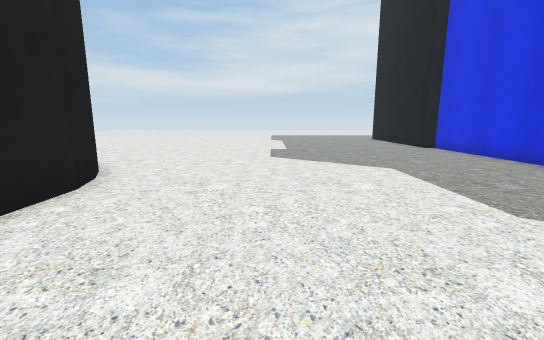
View 1 (above)

17 first-person views from a walk through a scene from a Unity 3-D project. The camera is 1.2 m above the floor, tilts 10° down and sees 90° across. The floor is counted in squares, 1 m on a side. Each view is taken from the middle of a square. On the plan, view 1 faces up. The plan holds only what a view shows up to about 13 squares ahead; the rest is blank. The place goes on beyond the plan. Door leaves are left out, so doorways stand open.

View 2
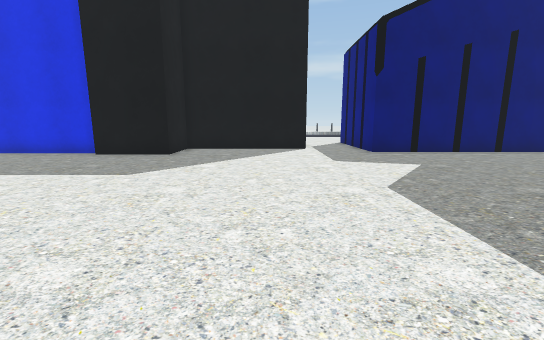

View 3
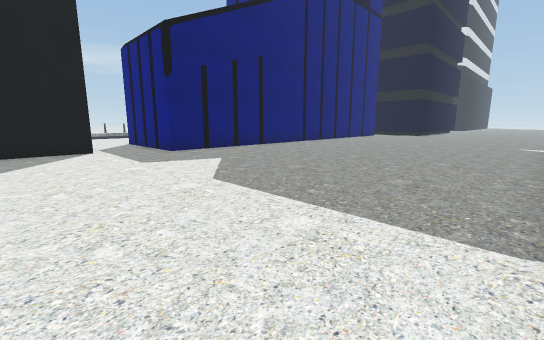

View 4
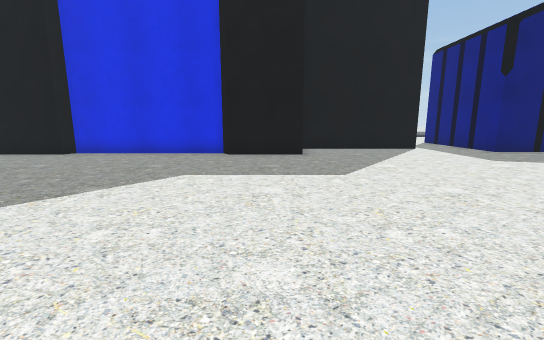

View 5
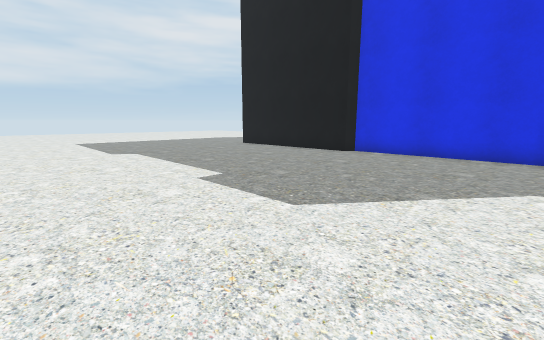

View 6
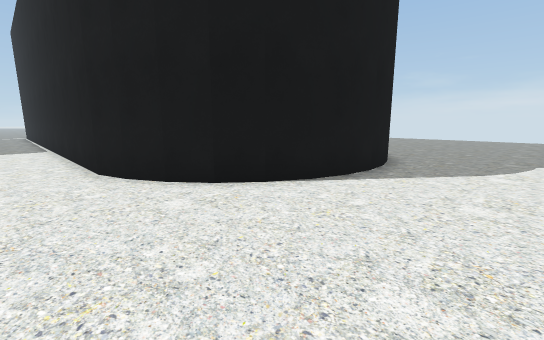

View 7
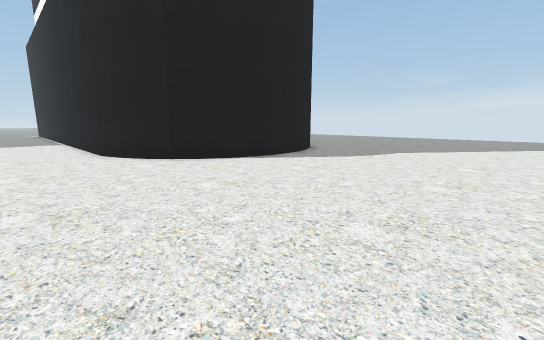

View 8
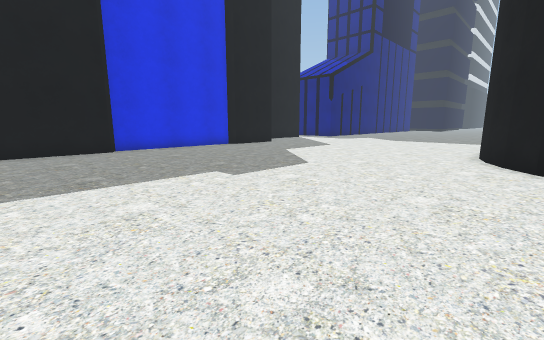

View 9
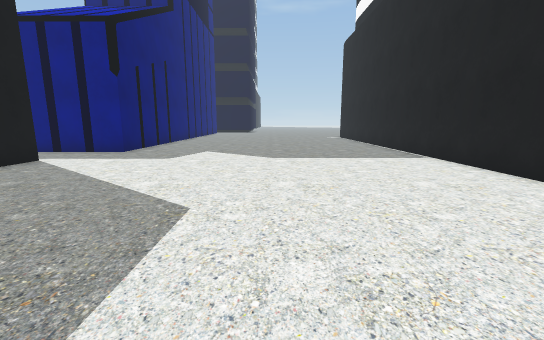

View 10
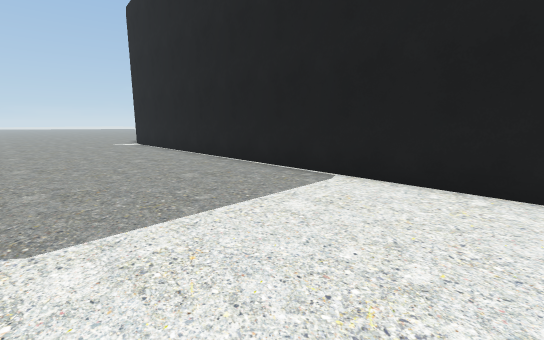

View 11
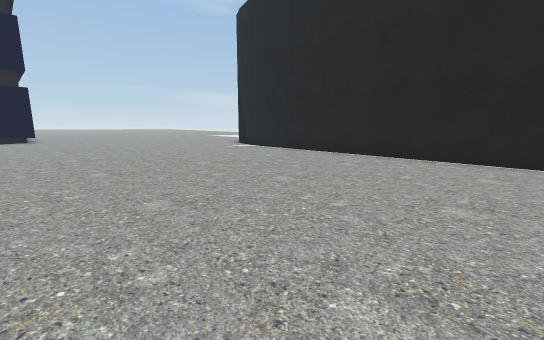

View 12
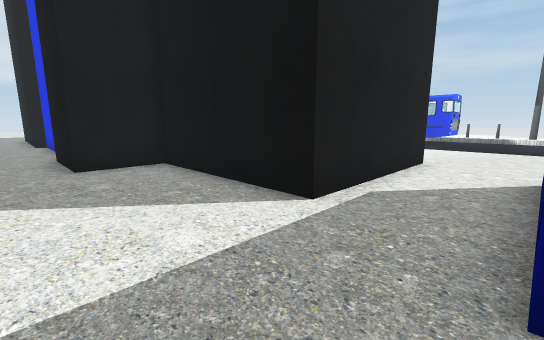

View 13
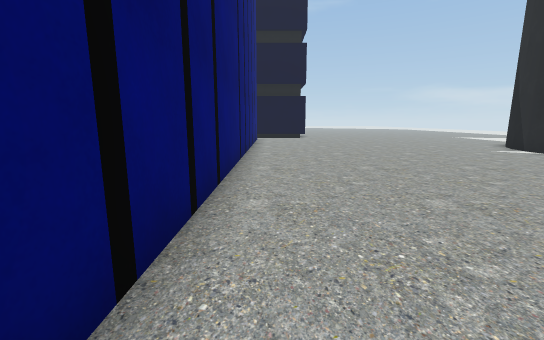

View 14
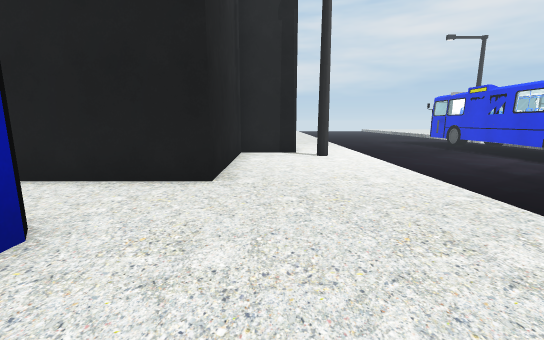

View 15
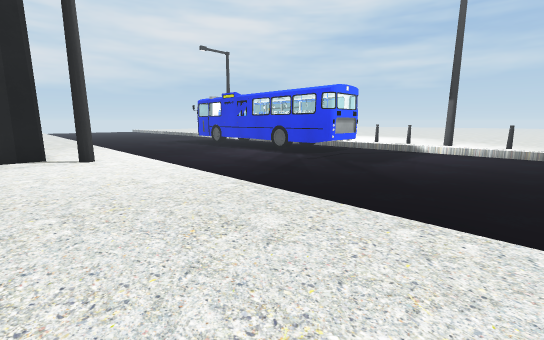

View 16
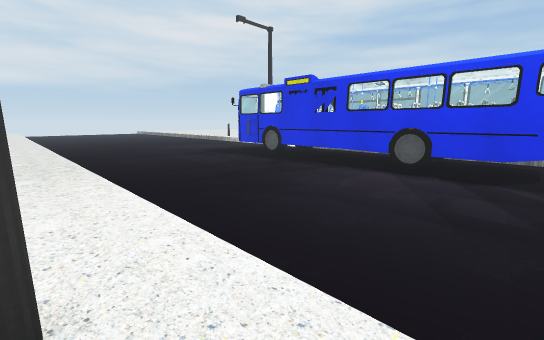

View 17
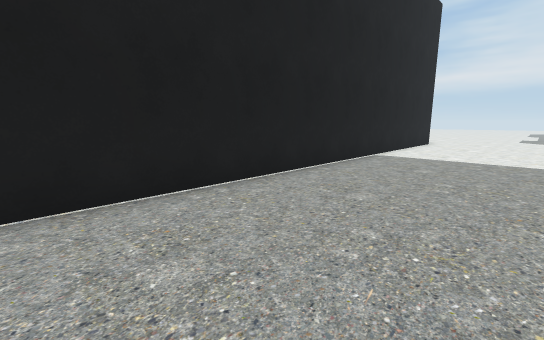

### Floor plan
Key: @ floor where view 1 was taken; # wall or solid block; . main floor; - floor 0.25 m lower than the main floor; D open door.
Columns run from 9 left of view 1 to 31 right of it. Each row starts with its distance up from view 1.
 16 ................#          ..--
 15 ................#          ..---
 14 ................#          ..----
 13 ................##         ..-----
 12 .................#         ..------
 11 .................#         ..-------
 10 .................#         ..--------#
  9 ###..............#         ..--------#
  8   ##.............#         ..--------D
  7    ##............#         ..--------D
  6     ##..........##         ..--------#
  5      #..........#          ..--------#
  4      #..........####    ###..--------#
  3      #.............#    #..#.--------#
  2      #.............#    #....--------#
  1      #.............#    #....--------#
  0      #...@.........#    #.... -------
 -1      #.............######.... --------
 -2      #....................... ---------
 -3      #.......................-----------
 -4      #...........######......------------
 -5      #...........#    #......------------
 -6      #...........#     ......------------
 -7      #...........#       ....------------
 -8      #...........#
 -9      #...........#
-10      #...........#
-11      #...........#
-12      #...........#

Positions as (right, up) in squares from view 1, and headings:
1: (0, 0), facing up
2: (-3, 0), facing right
3: (-3, 1), facing down-right
4: (-3, 5), facing right
5: (-3, 7), facing up-right
6: (-2, 12), facing down-left
7: (-1, 16), facing down-left
8: (-5, 16), facing down-right
9: (2, 7), facing down
10: (2, 1), facing down-left
11: (6, -4), facing down-left
12: (6, -4), facing up-right
13: (7, -4), facing down
14: (16, -7), facing up
15: (16, -7), facing up-right
16: (18, 1), facing up-right
17: (1, -12), facing up-left
